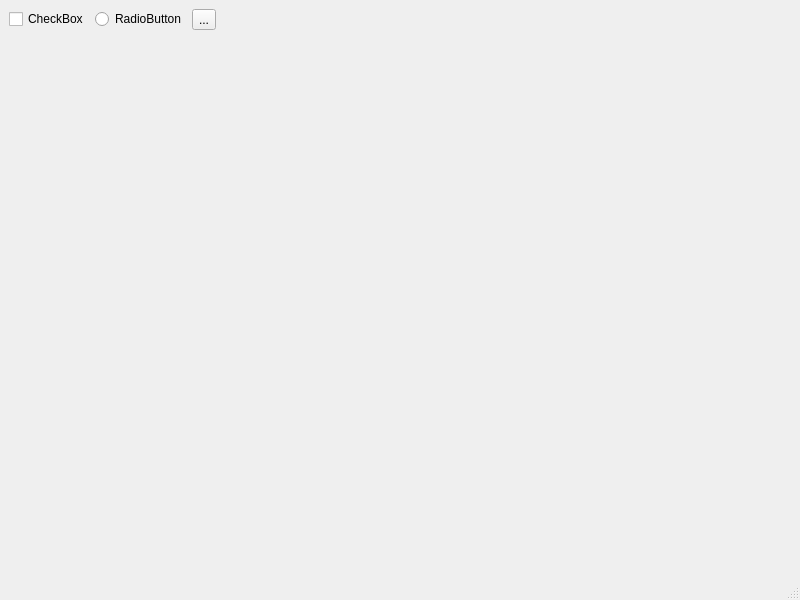
<?xml version="1.0" encoding="UTF-8"?>
<ui version="4.0">
 <class>MainWindow</class>
 <widget class="QMainWindow" name="MainWindow">
  <property name="geometry">
   <rect>
    <x>0</x>
    <y>0</y>
    <width>800</width>
    <height>600</height>
   </rect>
  </property>
  <property name="windowTitle">
   <string>Reduce Polygon Tool</string>
  </property>
  <widget class="QWidget" name="centralwidget">
   <layout class="QVBoxLayout" name="verticalLayout">
    <item>
     <layout class="QHBoxLayout" name="horizontalLayout">
      <item>
       <widget class="QCheckBox" name="checkBox">
        <property name="text">
         <string>CheckBox</string>
        </property>
       </widget>
      </item>
      <item>
       <widget class="QRadioButton" name="radioButton">
        <property name="text">
         <string>RadioButton</string>
        </property>
       </widget>
      </item>
      <item>
       <widget class="QToolButton" name="toolButton">
        <property name="text">
         <string>...</string>
        </property>
       </widget>
      </item>
      <item>
       <spacer name="horizontalSpacer">
        <property name="orientation">
         <enum>Qt::Horizontal</enum>
        </property>
        <property name="sizeHint" stdset="0">
         <size>
          <width>40</width>
          <height>20</height>
         </size>
        </property>
       </spacer>
      </item>
     </layout>
    </item>
    <item>
     <spacer name="verticalSpacer">
      <property name="orientation">
       <enum>Qt::Vertical</enum>
      </property>
      <property name="sizeHint" stdset="0">
       <size>
        <width>20</width>
        <height>40</height>
       </size>
      </property>
     </spacer>
    </item>
   </layout>
  </widget>
  <widget class="QMenuBar" name="menubar">
   <property name="geometry">
    <rect>
     <x>0</x>
     <y>0</y>
     <width>800</width>
     <height>21</height>
    </rect>
   </property>
  </widget>
  <widget class="QStatusBar" name="statusbar"/>
 </widget>
 <resources/>
 <connections/>
</ui>
